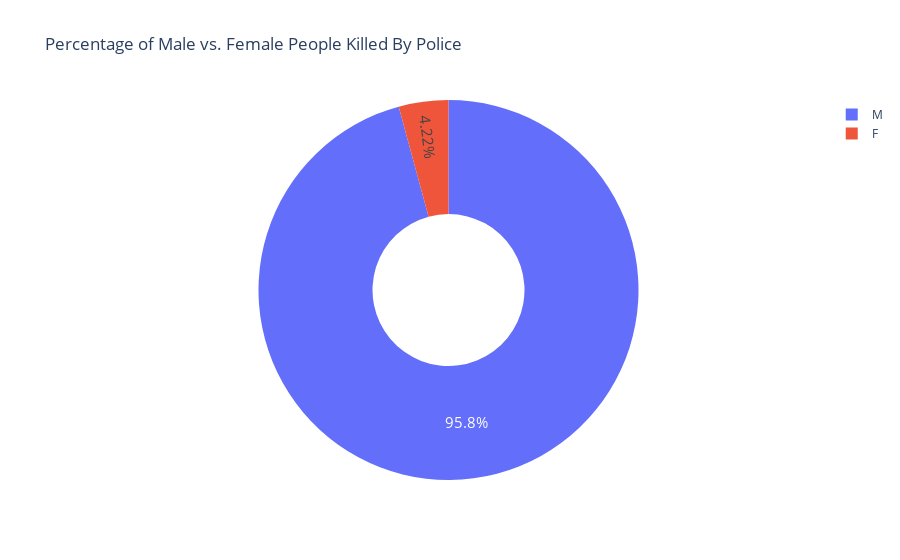

The notebook cell this image was saved under:
### Code cell
import matplotlib.pyplot as plt
import pandas as pd 

gender = df_fatalities.gender.value_counts()
plt.figure(figsize=(6,4))
fig = px.pie(labels=gender.index, 
             values=gender.values,
             title="Percentage of Male vs. Female People Killed By Police",
             names=gender.index,
             hole=0.4,)
 
fig.update_traces(textposition="inside", textfont_size=15, textinfo="percent")
 
fig.show()

### Figure 1 — Plotly figure (JSON) as saved in the notebook; plotly's stock layout.template omitted (floating-point values rounded to 4 significant figures)
{"data": [{"domain": {"x": [0, 1], "y": [0, 1]}, "hole": 0.4, "hovertemplate": "label=%{label}<br>value=%{value}<extra></extra>", "labels": ["M", "F"], "legendgroup": "", "name": "", "showlegend": true, "textfont": {"size": 15}, "textinfo": "percent", "textposition": "inside", "type": "pie", "values": [2428, 107]}], "layout": {"legend": {"tracegroupgap": 0}, "title": {"text": "Percentage of Male vs. Female People Killed By Police"}}}
